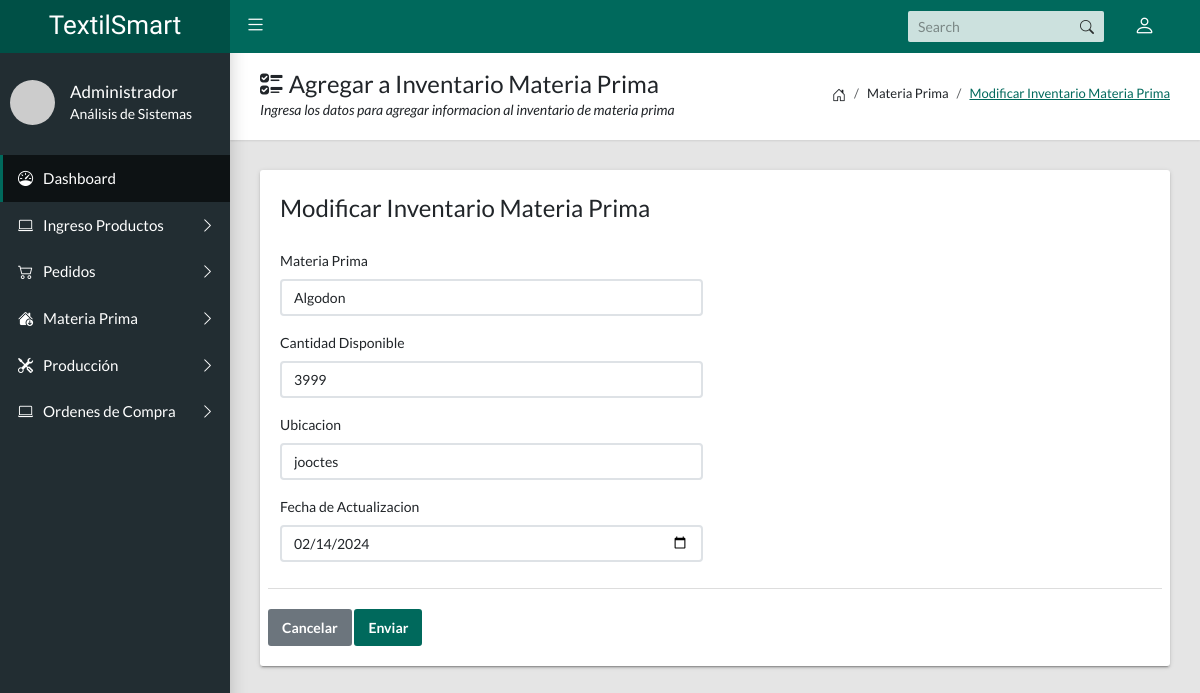
Screenshot of /?c=inventariomp&a=FormCrearInventarioMP&id=3 with the database file from the repository.
### tables this page shows
CREATE TABLE `inventariomateriaprima` (
  `id_inventario_mp` int(11) NOT NULL,
  `id_materia_prima` int(11) DEFAULT NULL,
  `cantidad_disponible` decimal(10,2) DEFAULT NULL,
  `ubicacion` varchar(100) DEFAULT NULL,
  `fecha_actualizacion` date DEFAULT NULL
);

CREATE TABLE `materia_prima` (
  `id_materia_prima` int(11) NOT NULL,
  `nombre` varchar(100) DEFAULT NULL,
  `descripcion` text DEFAULT NULL,
  `unidad_medida` varchar(50) DEFAULT NULL,
  `costo_unitario` decimal(10,2) DEFAULT NULL,
  `fecha_ingreso` date DEFAULT NULL,
  `fecha_actualizacion` date DEFAULT NULL
);

### Controlador/inventariomp.controlador.php (called while the page is built, shortened)
<?php
require_once "Modelo/inventariomp.php";
require_once "Modelo/materiaprima.php";
class InventarioMPControlador{
    private $modelo;
    public function __CONSTRUCT(){
        $this->modelo=new InventarioMP;
    }
    public function FormCrearInventarioMP(){
        $titulo="Registrar";
        $p=new InventarioMP();
        $modeloMateriaPrima = new MateriaPrima();
        $materiasPrimas = $modeloMateriaPrima->ListarMP ();
        if(isset($_GET['id'])){
            $p=$this->modelo->ObtenerInventarioMP($_GET['id']);
            $titulo = "Modificar";
        }
        require_once "Vista/encabezado.php";
        require_once "Vista/inventariomp/form.php";
        require_once "Vista/pie.php";
    }
}

### Modelo/basededatos.php (called while the page is built, shortened)
<?php
class BasedeDatos{
    public static function Conectar(){
        try {
            $conexion = new PDO
            ("mysql:host=".self::servidor.";dbname=".self::nombrebd.";chartset=utf8",self::usuariobd,self::clave);
            $conexion -> setAttribute(PDO::ATTR_ERRMODE,PDO::ERRMODE_EXCEPTION);
            return $conexion;
        }catch(PDOException $e){
            return "Fallo ".$e->getMessage();
        }
    }
}

### Modelo/materiaprima.php (called while the page is built, shortened)
<?php
class MateriaPrima{
    private $pdo;
    public function __CONSTRUCT(){
        $this->pdo = BasedeDatos::Conectar();
    }
    public function ListarMP(){
        try{
            $consulta = $this->pdo->prepare("SELECT * FROM materia_prima;");
            $consulta->execute();
            return $consulta->fetchAll(PDO::FETCH_OBJ);
        }catch(Exception $e){
            die($e->getMessage());
        }
    }
}

### Modelo/inventariomp.php (called while the page is built, shortened)
<?php
class InventarioMP{
    private $pdo;
    private $id_materia_prima;
    private $cantidad_disponible;
    private $ubicacion;
    private $fecha_actualizacion;
    public function __CONSTRUCT(){
        $this->pdo = BasedeDatos::Conectar();
    }
    public function getIdMP() : ?int{
        return $this->id_materia_prima;
    }
    public function setIdMP(int $idmp){
        $this-> id_materia_prima = $idmp;
    }
    public function getCantidadDisponible() : ?float{
        return $this->cantidad_disponible;
    }
    public function setCantidadDisponible(float $cd){
        $this-> cantidad_disponible = $cd;
    }
    public function getUbicacion() : ?string{
        return $this->ubicacion;
    }
    public function setUbicacion(string $ubicacion){
        $this-> ubicacion = $ubicacion;
    }
    public function getUpdateDate() : ?string{
        return $this->fecha_actualizacion;
    }
    public function setUpdateDate(string $updatedate){
        $this-> fecha_actualizacion = $updatedate;
    }
    public function ObtenerInventarioMP($id){
        try{
            $consulta = $this->pdo->prepare("SELECT * FROM inventariomateriaprima WHERE id_inventario_mp=?;");
            $consulta->execute(array($id));
            $r=$consulta->fetch(PDO::FETCH_OBJ);
            $p=new InventarioMP();
            $p->setIdInventarioMP($r->id_inventario_mp);
            $p->setIdMP($r->id_materia_prima);
            $p->setCantidadDisponible($r->cantidad_disponible);
            $p->setUbicacion($r->ubicacion);
            $p->setUpdateDate($r->fecha_actualizacion);
            return $p;
        }catch(Exception $e){
            die($e->getMessage());
        }
    }
}

### Vista/inventariomp/form.php (the view, shortened to what this page needs)
<main class="app-content">
      <div class="app-title">
        <div>
          <h1><i class="bi bi-ui-checks"></i> Agregar a Inventario Materia Prima</h1>
          <p>Ingresa los datos para agregar informacion al inventario de materia prima</p>
        </div>
        <ul class="app-breadcrumb breadcrumb">
          <li class="breadcrumb-item"><i class="bi bi-house-door fs-6"></i></li>
          <li class="breadcrumb-item">Materia Prima</li>
          <li class="breadcrumb-item"><a href="#"><?=$titulo?> Inventario Materia Prima</a></li>
        </ul>
      </div>
      <div class="row">
        <div class="col-md-12">
          <div class="tile">
            <div class="row">
              <div class="col-lg-6">
                <form method ="POST" action="?c=inventariomp&a=GuardarInventarioMP">
                    <legend><?=$titulo?> Inventario Materia Prima</legend>
                    <div class="mb-3">
                    <label class="form-label" for="id_materia_prima">Materia Prima</label>
                    <select required class="form-control" name="id_materia_prima">
                          <?php foreach($materiasPrimas as $mp): ?>
                            <option value="<?=$mp->id_materia_prima?>" <?=$p->getIdMP() == $mp->id_materia_prima ? 'selected' : ''?>>
                                <?=$mp->nombre?>
                            </option>
                          <?php endforeach; ?>
                    </select>
                    </div>
                    <div class="mb-3">
                    <label class="form-label" for="cantidad_disponible">Cantidad Disponible</label>
                    <input required class="form-control" name="cantidad_disponible" type="number" placeholder="Cantidad Según Unidad de Medida (kg,lb,oz)" value="<?=$p->getCantidadDisponible()?>">
                    </div>
                    <div class="mb-3">
                    <label class="form-label" for="ubicacion">Ubicacion</label>
                    <input required class="form-control" name="ubicacion" type="text" placeholder="Ubicación" value="<?=$p->getUbicacion()?>">
                    </div>
                    <div class="mb-3">
                    <label class="form-label" for="fecha_actualizacion">Fecha de Actualizacion</label>
                    <input required class="form-control" name="fecha_actualizacion" type="date" placeholder="Fecha de Actualización" value="<?=$p->getUpdateDate()?>">
                    </div>
                 </div>
                  <div class="tile-footer">
                    <button class="btn btn-secondary" type="reset">Cancelar</button>
                    <button class="btn btn-primary" type="submit">Enviar</button>
                  </div>
            </div>
          </div>
        </div>
      </div>
    </main>

### rows the page displays
inventariomateriaprima: id_materia_prima "Algodon", cantidad_disponible "3999", ubicacion "jooctes", fecha_actualizacion "02/14/2024"

### other values shown
$titulo "Modificar"
